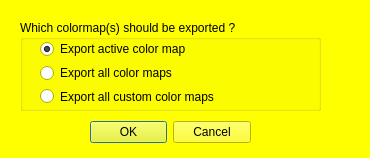
<?xml version="1.0" encoding="UTF-8"?>
<ui version="4.0">
 <class>mqSaveMAPDialog</class>
 <widget class="QDialog" name="mqSaveMAPDialog">
  <property name="geometry">
   <rect>
    <x>0</x>
    <y>0</y>
    <width>370</width>
    <height>158</height>
   </rect>
  </property>
  <property name="palette">
   <palette>
    <active>
     <colorrole role="WindowText">
      <brush brushstyle="SolidPattern">
       <color alpha="255">
        <red>0</red>
        <green>0</green>
        <blue>0</blue>
       </color>
      </brush>
     </colorrole>
     <colorrole role="Button">
      <brush brushstyle="SolidPattern">
       <color alpha="255">
        <red>255</red>
        <green>255</green>
        <blue>0</blue>
       </color>
      </brush>
     </colorrole>
     <colorrole role="Light">
      <brush brushstyle="SolidPattern">
       <color alpha="255">
        <red>255</red>
        <green>255</green>
        <blue>127</blue>
       </color>
      </brush>
     </colorrole>
     <colorrole role="Midlight">
      <brush brushstyle="SolidPattern">
       <color alpha="255">
        <red>255</red>
        <green>255</green>
        <blue>63</blue>
       </color>
      </brush>
     </colorrole>
     <colorrole role="Dark">
      <brush brushstyle="SolidPattern">
       <color alpha="255">
        <red>127</red>
        <green>127</green>
        <blue>0</blue>
       </color>
      </brush>
     </colorrole>
     <colorrole role="Mid">
      <brush brushstyle="SolidPattern">
       <color alpha="255">
        <red>170</red>
        <green>170</green>
        <blue>0</blue>
       </color>
      </brush>
     </colorrole>
     <colorrole role="Text">
      <brush brushstyle="SolidPattern">
       <color alpha="255">
        <red>0</red>
        <green>0</green>
        <blue>0</blue>
       </color>
      </brush>
     </colorrole>
     <colorrole role="BrightText">
      <brush brushstyle="SolidPattern">
       <color alpha="255">
        <red>255</red>
        <green>255</green>
        <blue>255</blue>
       </color>
      </brush>
     </colorrole>
     <colorrole role="ButtonText">
      <brush brushstyle="SolidPattern">
       <color alpha="255">
        <red>0</red>
        <green>0</green>
        <blue>0</blue>
       </color>
      </brush>
     </colorrole>
     <colorrole role="Base">
      <brush brushstyle="SolidPattern">
       <color alpha="255">
        <red>255</red>
        <green>255</green>
        <blue>255</blue>
       </color>
      </brush>
     </colorrole>
     <colorrole role="Window">
      <brush brushstyle="SolidPattern">
       <color alpha="255">
        <red>255</red>
        <green>255</green>
        <blue>0</blue>
       </color>
      </brush>
     </colorrole>
     <colorrole role="Shadow">
      <brush brushstyle="SolidPattern">
       <color alpha="255">
        <red>0</red>
        <green>0</green>
        <blue>0</blue>
       </color>
      </brush>
     </colorrole>
     <colorrole role="AlternateBase">
      <brush brushstyle="SolidPattern">
       <color alpha="255">
        <red>255</red>
        <green>255</green>
        <blue>127</blue>
       </color>
      </brush>
     </colorrole>
     <colorrole role="ToolTipBase">
      <brush brushstyle="SolidPattern">
       <color alpha="255">
        <red>255</red>
        <green>255</green>
        <blue>220</blue>
       </color>
      </brush>
     </colorrole>
     <colorrole role="ToolTipText">
      <brush brushstyle="SolidPattern">
       <color alpha="255">
        <red>0</red>
        <green>0</green>
        <blue>0</blue>
       </color>
      </brush>
     </colorrole>
    </active>
    <inactive>
     <colorrole role="WindowText">
      <brush brushstyle="SolidPattern">
       <color alpha="255">
        <red>0</red>
        <green>0</green>
        <blue>0</blue>
       </color>
      </brush>
     </colorrole>
     <colorrole role="Button">
      <brush brushstyle="SolidPattern">
       <color alpha="255">
        <red>255</red>
        <green>255</green>
        <blue>0</blue>
       </color>
      </brush>
     </colorrole>
     <colorrole role="Light">
      <brush brushstyle="SolidPattern">
       <color alpha="255">
        <red>255</red>
        <green>255</green>
        <blue>127</blue>
       </color>
      </brush>
     </colorrole>
     <colorrole role="Midlight">
      <brush brushstyle="SolidPattern">
       <color alpha="255">
        <red>255</red>
        <green>255</green>
        <blue>63</blue>
       </color>
      </brush>
     </colorrole>
     <colorrole role="Dark">
      <brush brushstyle="SolidPattern">
       <color alpha="255">
        <red>127</red>
        <green>127</green>
        <blue>0</blue>
       </color>
      </brush>
     </colorrole>
     <colorrole role="Mid">
      <brush brushstyle="SolidPattern">
       <color alpha="255">
        <red>170</red>
        <green>170</green>
        <blue>0</blue>
       </color>
      </brush>
     </colorrole>
     <colorrole role="Text">
      <brush brushstyle="SolidPattern">
       <color alpha="255">
        <red>0</red>
        <green>0</green>
        <blue>0</blue>
       </color>
      </brush>
     </colorrole>
     <colorrole role="BrightText">
      <brush brushstyle="SolidPattern">
       <color alpha="255">
        <red>255</red>
        <green>255</green>
        <blue>255</blue>
       </color>
      </brush>
     </colorrole>
     <colorrole role="ButtonText">
      <brush brushstyle="SolidPattern">
       <color alpha="255">
        <red>0</red>
        <green>0</green>
        <blue>0</blue>
       </color>
      </brush>
     </colorrole>
     <colorrole role="Base">
      <brush brushstyle="SolidPattern">
       <color alpha="255">
        <red>255</red>
        <green>255</green>
        <blue>255</blue>
       </color>
      </brush>
     </colorrole>
     <colorrole role="Window">
      <brush brushstyle="SolidPattern">
       <color alpha="255">
        <red>255</red>
        <green>255</green>
        <blue>0</blue>
       </color>
      </brush>
     </colorrole>
     <colorrole role="Shadow">
      <brush brushstyle="SolidPattern">
       <color alpha="255">
        <red>0</red>
        <green>0</green>
        <blue>0</blue>
       </color>
      </brush>
     </colorrole>
     <colorrole role="AlternateBase">
      <brush brushstyle="SolidPattern">
       <color alpha="255">
        <red>255</red>
        <green>255</green>
        <blue>127</blue>
       </color>
      </brush>
     </colorrole>
     <colorrole role="ToolTipBase">
      <brush brushstyle="SolidPattern">
       <color alpha="255">
        <red>255</red>
        <green>255</green>
        <blue>220</blue>
       </color>
      </brush>
     </colorrole>
     <colorrole role="ToolTipText">
      <brush brushstyle="SolidPattern">
       <color alpha="255">
        <red>0</red>
        <green>0</green>
        <blue>0</blue>
       </color>
      </brush>
     </colorrole>
    </inactive>
    <disabled>
     <colorrole role="WindowText">
      <brush brushstyle="SolidPattern">
       <color alpha="255">
        <red>127</red>
        <green>127</green>
        <blue>0</blue>
       </color>
      </brush>
     </colorrole>
     <colorrole role="Button">
      <brush brushstyle="SolidPattern">
       <color alpha="255">
        <red>255</red>
        <green>255</green>
        <blue>0</blue>
       </color>
      </brush>
     </colorrole>
     <colorrole role="Light">
      <brush brushstyle="SolidPattern">
       <color alpha="255">
        <red>255</red>
        <green>255</green>
        <blue>127</blue>
       </color>
      </brush>
     </colorrole>
     <colorrole role="Midlight">
      <brush brushstyle="SolidPattern">
       <color alpha="255">
        <red>255</red>
        <green>255</green>
        <blue>63</blue>
       </color>
      </brush>
     </colorrole>
     <colorrole role="Dark">
      <brush brushstyle="SolidPattern">
       <color alpha="255">
        <red>127</red>
        <green>127</green>
        <blue>0</blue>
       </color>
      </brush>
     </colorrole>
     <colorrole role="Mid">
      <brush brushstyle="SolidPattern">
       <color alpha="255">
        <red>170</red>
        <green>170</green>
        <blue>0</blue>
       </color>
      </brush>
     </colorrole>
     <colorrole role="Text">
      <brush brushstyle="SolidPattern">
       <color alpha="255">
        <red>127</red>
        <green>127</green>
        <blue>0</blue>
       </color>
      </brush>
     </colorrole>
     <colorrole role="BrightText">
      <brush brushstyle="SolidPattern">
       <color alpha="255">
        <red>255</red>
        <green>255</green>
        <blue>255</blue>
       </color>
      </brush>
     </colorrole>
     <colorrole role="ButtonText">
      <brush brushstyle="SolidPattern">
       <color alpha="255">
        <red>127</red>
        <green>127</green>
        <blue>0</blue>
       </color>
      </brush>
     </colorrole>
     <colorrole role="Base">
      <brush brushstyle="SolidPattern">
       <color alpha="255">
        <red>255</red>
        <green>255</green>
        <blue>0</blue>
       </color>
      </brush>
     </colorrole>
     <colorrole role="Window">
      <brush brushstyle="SolidPattern">
       <color alpha="255">
        <red>255</red>
        <green>255</green>
        <blue>0</blue>
       </color>
      </brush>
     </colorrole>
     <colorrole role="Shadow">
      <brush brushstyle="SolidPattern">
       <color alpha="255">
        <red>0</red>
        <green>0</green>
        <blue>0</blue>
       </color>
      </brush>
     </colorrole>
     <colorrole role="AlternateBase">
      <brush brushstyle="SolidPattern">
       <color alpha="255">
        <red>255</red>
        <green>255</green>
        <blue>0</blue>
       </color>
      </brush>
     </colorrole>
     <colorrole role="ToolTipBase">
      <brush brushstyle="SolidPattern">
       <color alpha="255">
        <red>255</red>
        <green>255</green>
        <blue>220</blue>
       </color>
      </brush>
     </colorrole>
     <colorrole role="ToolTipText">
      <brush brushstyle="SolidPattern">
       <color alpha="255">
        <red>0</red>
        <green>0</green>
        <blue>0</blue>
       </color>
      </brush>
     </colorrole>
    </disabled>
   </palette>
  </property>
  <property name="windowTitle">
   <string>Export color maps</string>
  </property>
  <widget class="QWidget" name="layoutWidget">
   <property name="geometry">
    <rect>
     <x>90</x>
     <y>120</y>
     <width>161</width>
     <height>25</height>
    </rect>
   </property>
   <layout class="QHBoxLayout" name="horizontalLayout_2">
    <item>
     <widget class="QDialogButtonBox" name="buttonBox">
      <property name="orientation">
       <enum>Qt::Horizontal</enum>
      </property>
      <property name="standardButtons">
       <set>QDialogButtonBox::Cancel|QDialogButtonBox::Ok</set>
      </property>
     </widget>
    </item>
   </layout>
  </widget>
  <widget class="QGroupBox" name="MAPToBeSaved">
   <property name="geometry">
    <rect>
     <x>20</x>
     <y>20</y>
     <width>301</width>
     <height>91</height>
    </rect>
   </property>
   <property name="title">
    <string>Which colormap(s) should be exported ?</string>
   </property>
   <widget class="QWidget" name="verticalLayoutWidget_8">
    <property name="geometry">
     <rect>
      <x>20</x>
      <y>20</y>
      <width>261</width>
      <height>65</height>
     </rect>
    </property>
    <layout class="QVBoxLayout" name="verticalLayout1_4">
     <item>
      <widget class="QRadioButton" name="SaveActive">
       <property name="text">
        <string>Export active color map</string>
       </property>
       <property name="checked">
        <bool>true</bool>
       </property>
      </widget>
     </item>
     <item>
      <widget class="QRadioButton" name="SaveAll">
       <property name="text">
        <string>Export all color maps</string>
       </property>
      </widget>
     </item>
     <item>
      <widget class="QRadioButton" name="SaveAllCustom">
       <property name="text">
        <string>Export all custom color maps</string>
       </property>
      </widget>
     </item>
    </layout>
   </widget>
  </widget>
 </widget>
 <resources/>
 <connections>
  <connection>
   <sender>buttonBox</sender>
   <signal>accepted()</signal>
   <receiver>mqSaveMAPDialog</receiver>
   <slot>accept()</slot>
   <hints>
    <hint type="sourcelabel">
     <x>248</x>
     <y>254</y>
    </hint>
    <hint type="destinationlabel">
     <x>157</x>
     <y>274</y>
    </hint>
   </hints>
  </connection>
  <connection>
   <sender>buttonBox</sender>
   <signal>rejected()</signal>
   <receiver>mqSaveMAPDialog</receiver>
   <slot>reject()</slot>
   <hints>
    <hint type="sourcelabel">
     <x>316</x>
     <y>260</y>
    </hint>
    <hint type="destinationlabel">
     <x>286</x>
     <y>274</y>
    </hint>
   </hints>
  </connection>
 </connections>
</ui>
